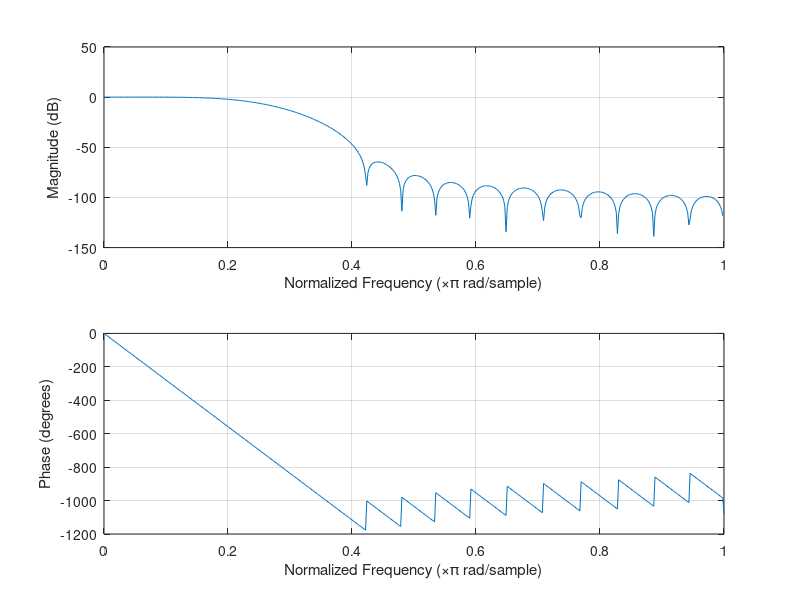

Write the MATLAB code that produced this figure. (Note: this script raises an error after producing the figure.)
%item a
janela=hamming(32)
b=fir1(31,1/4,'low')';
figure();
%Analise dos lobulos
freqz(janela.*b);

%item b
[Y y w]=resposta_filtro(b,janela,true)
delta=max(abs(Y))-1;%Valor maximo vertical do filtro

[M ip]=max(abs(Y))%Acha w1 relativo a frequancia de passagem
wp=w(ip);

%achar pra qual posicao frequencia ocorre reduz-se o sinal a delta de magnitude
for i=1:length(Y)
if abs(Y(i))<=delta
is=i
break
end
end

ws=w(is)%freq de supressao

deltaw=ws-wp;
A=-20*log10(delta);%atenuacao em decibeis


%item c
n=0:4096;
x=sin(n*(pi/6))+sin(n*(pi/3));
y=conv(h,x);
L=4096;
Y=fft(y,L);
figure();
subplot(2,1,1)
plot(w(1:L/2),abs(Y(1:L/2)))
ylabel('|Y(e^{j\omega})|');
xlabel('\omega (x \pi rad)')
subplot(2,1,2);
plot(w(1:L/2),phase(Y(1:L/2)));
ylabel('\angle Y(e^{j\omega})');
xlabel('\omega (x \pi rad)')

